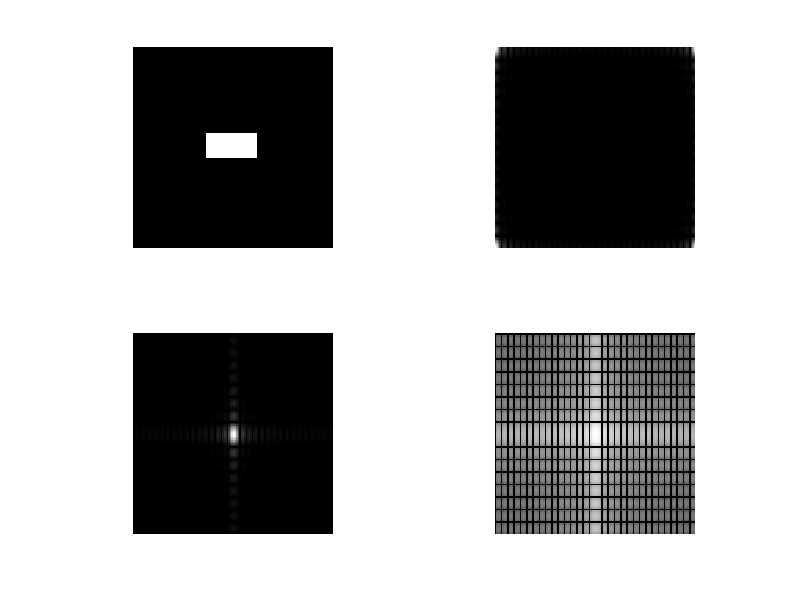

Reproduce this figure in MATLAB.
% Script file: fourier.m - 2D Fourier Transform
% Pictures on P.113 of Gonzalez, Woods, Eddins
m=128; n=128;
f=zeros(m,n);
f(56:71,48:79)=255;
F0=fft2(f); S0=abs(F0);
Fc=fftshift(fft2(f)); Sc=abs(Fc);
Fd=fft2(fftshift(f)); Sd=log(1+abs(Fc));
subplot(2,2,1);
imshow(f,[]);
subplot(2,2,2);
imshow(S0,[]);
subplot(2,2,3);
imshow(Sc,[ ]);
subplot(2,2,4);
imshow(Sd,[ ]);
